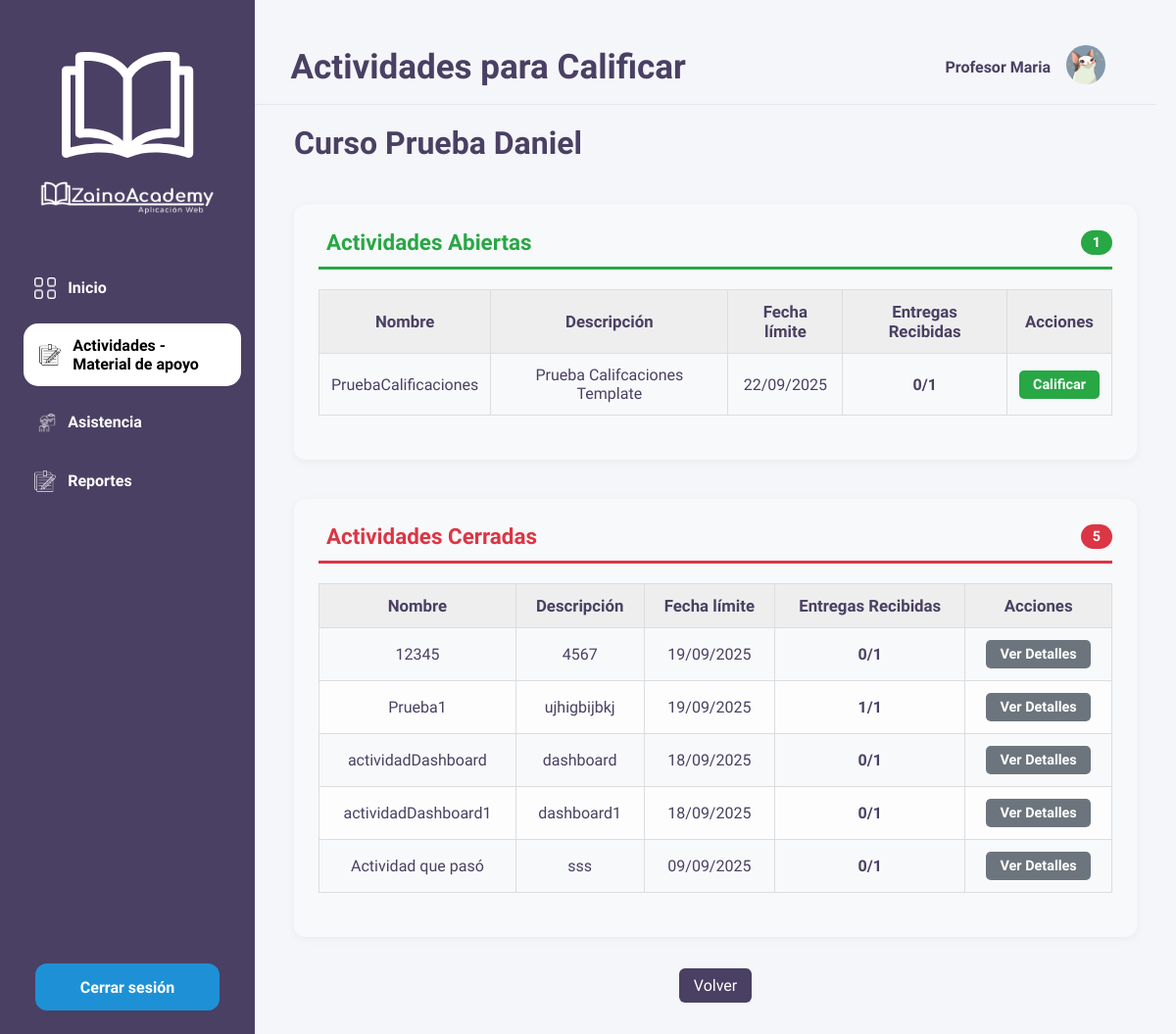
Screenshot of /profesores/actividades/calificar/1/ (signed in) with the database file from the repository.
### zainoAcademy_app/models.py (models this page shows, shortened)
class Usuario(models.Model):
    Us_id = models.AutoField(primary_key=True)
    Us_nombre = models.CharField(max_length=30)
    Us_contraseña = models.CharField(max_length=30)
    fecha_registro = models.DateField(auto_now_add=True)
    documento = models.CharField(max_length=30)
    GENERO_CHOICES = [
        ('masculino', 'Masculino'),
        ('femenino', 'Femenino'),
        ('otro', 'Otro'),
        ('prefiero_no_decir', 'Prefiero no decir'),
    ]
    genero = models.CharField(
        max_length=30,
        choices=GENERO_CHOICES,
        blank=False
    )
    correo = models.EmailField(unique=True, null=True, blank=True)
    foto_perfil_usuario = models.ImageField(upload_to='fotos_perfil/', null=True, blank=True)
    TipoUsuario = models.ForeignKey(TipoUsuario, on_delete=models.CASCADE)
    class Meta:
        db_table = 'usuario'

class Curso(models.Model):
    Cur_id = models.AutoField(primary_key=True)
    Cur_nombre = models.CharField(max_length=100)
    class Meta:
        db_table = 'curso'

class Actividad(models.Model):
    Act_id = models.AutoField(primary_key=True)
    Act_nombre = models.CharField(max_length=30)
    Act_descripcion = models.TextField()
    Act_fechaLimite = models.DateField()
    Act_Archivo_Profesor = models.FileField(upload_to='archivos/profesores/', null=True, blank=True)
    Esta_Actividad = models.ForeignKey(Estado_Actividad, on_delete=models.CASCADE)
    Bol = models.ForeignKey(Boletin, on_delete=models.CASCADE)
    class Meta:
        db_table = 'actividad'

### zainoAcademy_app/views.py (the view)
# urls.py: path('profesores/actividades/calificar/<int:curso_id>/', views.lista_actividades_calificar, name='lista_actividades_calificar'),
def lista_actividades_calificar(request, curso_id):
    usuario = get_usuario_from_session(request)
    if not usuario:
        return redirect('login')
    curso = get_object_or_404(Curso, Cur_id=curso_id)
    try:
        profesor = Profesores.objects.get(Us=usuario)
    except Profesores.DoesNotExist:
        messages.error(request, "No tienes permisos de profesor.")
        return redirect('dashboard_profesores')
    ahora = timezone.now().date()
    abiertas = Actividad.objects.filter(
        Bol__Pro=profesor,
        Bol__Cur=curso,
        Act_fechaLimite__gte=ahora
    ).order_by('-Act_fechaLimite')
    cerradas = Actividad.objects.filter(
        Bol__Pro=profesor,
        Bol__Cur=curso,
        Act_fechaLimite__lt=ahora
    ).order_by('-Act_fechaLimite')
    periodo_id = None
    boletin = Boletin.objects.filter(Pro=profesor, Cur=curso).first()
    if boletin:
        periodo_id = boletin.Per.Per_id
    for lista in (abiertas, cerradas):
        for actividad in lista:
            total_estudiantes = Estudiantes.objects.filter(
                estudiante_curso__Cur=curso
            ).distinct().count()
            total_entregas = Actividad_EntregaArchivo.objects.filter(
                entrega__Act=actividad
            ).values('entrega').distinct().count()
            actividad.total_estudiantes = total_estudiantes
            actividad.total_entregas = total_entregas
    context = {
        'curso': curso,
        'abiertas': abiertas,
        'cerradas': cerradas,
        'usuario': usuario,
        'periodo_id': periodo_id,
    }
    return render(request, 'profesores/lista_actividades_calificar.html', context)

### zainoAcademy_app/context_processors.py (called while the page is built)
def usuario_context(request):
    usuario = None
    try:
        usuario = get_usuario_from_session(request)
    except:
        pass
    return {"usuario": usuario}

### zainoAcademy_app/views.py (called while the page is built)
def get_usuario_from_session(request):
    usuario_id = request.session.get('usuario_id')
    if usuario_id:
        try:
            return Usuario.objects.get(Us_id=usuario_id)
        except Usuario.DoesNotExist:
            return None
    return None

### zainoAcademy_app/templates/profesores/lista_actividades_calificar.html (shortened to what this page needs)
{% extends "profesores/base.html" %}
{% load static %}
{% block extra_css %}
<link rel="stylesheet" href="{% static 'css/profesores/lista_actividades_calificar.css' %}">
{% endblock %}
{% block page_title %}Actividades para Calificar{% endblock %}
{% block mockUp %}
<main class="main-content">
    <div class="content">
        <h2 class="section-title">{{ curso.Cur_nombre }}</h2> <br>
        <div class="seccion-actividades">
            <div class="seccion-header abiertas-header">
                <h3> Actividades Abiertas</h3>
                <span class="contador">{{ abiertas|length }}</span>
            </div>
            {% if abiertas %}
                <table class="activities-table">
                    <thead>
                        <tr>
                            <th>Nombre</th>
                            <th>Descripción</th>
                            <th>Fecha límite</th>
                            <th>Entregas Recibidas</th>
                            <th>Acciones</th>
                        </tr>
                    </thead>
                    <tbody>
                        {% for act in abiertas %}
                        <tr>
                            <td>{{ act.Act_nombre }}</td>
                            <td>{{ act.Act_descripcion }}</td>
                            <td>{{ act.Act_fechaLimite|date:"d/m/Y" }}</td>
                            <td>
                                <span class="entregas-contador">
                                    {{ act.total_entregas|default:0 }}/{{ act.total_estudiantes|default:0 }}
                                </span>
                            </td>
                            <td>
                                <a href="{% url 'actividad_profesores_calificaciones' act.Act_id %}" class="btn calificar">Calificar</a>
                            </td>
                        </tr>
                        {% endfor %}
                    </tbody>
                </table>
            {% else %}
                <div class="empty-section">
                    <p><i class="icon-info"></i> No tienes actividades abiertas actualmente.</p>
                </div>
            {% endif %}
        </div>
        <div class="seccion-actividades">
            <div class="seccion-header cerradas-header">
                <h3> Actividades Cerradas</h3>
                <span class="contador">{{ cerradas|length }}</span>
            </div>
            {% if cerradas %}
                <table class="activities-table">
                    <thead>
                        <tr>
                            <th>Nombre</th>
                            <th>Descripción</th>
                            <th>Fecha límite</th>
                            <th>Entregas Recibidas</th>
                            <th>Acciones</th>
                        </tr>
                    </thead>
                    <tbody>
                        {% for act in cerradas %}
                        <tr>
                            <td>{{ act.Act_nombre }}</td>
                            <td>{{ act.Act_descripcion }}</td>
                            <td>{{ act.Act_fechaLimite|date:"d/m/Y" }}</td>
                            <td>
                                <span class="entregas-contador">
                                    {{ act.total_entregas|default:0 }}/{{ act.total_estudiantes|default:0 }}
                                </span>
                            </td>
                            <td>
                                <a href="{% url 'actividad_profesores_calificaciones' act.Act_id %}" class="btn ver">Ver Detalles</a>
                            </td>
                        </tr>
                        {% endfor %}
                    </tbody>
                </table>
            {% else %}
                <div class="empty-section">
                    <p><i class="icon-info"></i> No tienes actividades cerradas actualmente.</p>
                </div>
            {% endif %}
        </div>
        <div class="acciones">
            <a href="{% url 'actividad_profesores_consultar_cursos' periodo_id %}" class="volver-btn">Volver</a>
        </div>
    </div>
</main>
{% endblock %}

### zainoAcademy_app/templates/profesores/base.html (shortened to what this page needs)
<!DOCTYPE html>
{% load static %}
<html lang="es">
<head>
    <link rel="stylesheet" href="{% static 'css/profesores/dashboard_profesores.css' %}">
    {% block extra_css %}{% endblock %}
</head>
<body class="dashboard-page">
    <aside class="sidebar">
        <div class="logo">
            <a href="{% url 'dashboard_profesores' %}">
            <img src="{% static 'images/acudientes/Favicon.png' %}" alt="Logo Libro"/>
            <img src="{% static 'images/acudientes/LogoNormal-removebg-preview.png' %}" alt="Logo Zaino Academy" />
            </a>
        </div>
        <nav>
            <ul class="nav-list">
                <li><a href="{% url 'dashboard_profesores' %}" class="nav-item {% if request.resolver_match.url_name == 'dashboard_profesores' %}active{% endif %}">
                    <img src="{% static 'images/profesores/inicio.png' %}" class="nav-icon" alt="Inicio">
                    Inicio
                </a></li>
                <li><a href="{% url 'actividad_profesores_consultar' %}" class="nav-item {% if request.resolver_match.url_name in 'actividad_profesores_consultar, actividad_profesores_consultar_cursos, actividad_profesores_crear_actividad, actividad_profesores_calificaciones, actividad_profesores_lista, actividades_por_curso_materia, actividad_profesores_eliminar, actividad_profesores_editar, lista_actividades_calificar, materialApoyo_subir, materialApoyo_consultar, materialApoyo_confirmar_eliminar, materialApoyo_editar' %}active{% endif %}">
                    <img src="{% static 'images/profesores/actividades.png' %}" class="nav-icon" alt="Actividades">
                    Actividades - Material de apoyo
                </a></li>
                <li><a href="{% url 'asistencia_profesores_cursos' %}" class="nav-item ">
                    <img src="{% static 'images/profesores/asistencia.png' %}" class="nav-icon" alt="Asistencia">
                    Asistencia
                </a></li>
                <li><a href="{% url 'reportes_profesores' %}" class="nav-item {% if request.resolver_match.url_name in 'reportes_profesores, reportes_profesores_descargar' %}active{% endif %}">
                    <img src="{% static 'images/profesores/reportes.png' %}" class="nav-icon" alt="Reportes">
                    Reportes
                </a></li>
            </ul>
        </nav>
        <div class="logout-container">
            <form method="POST" action="{% url 'login' %}">
                <button type="button" class="logout-btn" onclick="openModal()">Cerrar sesión</button>
            </form>
        </div>
    </aside>
    <main class="main-content">
        <header class="page-header">
            <div class="header-container">
                <h1 class="page-title">{% block page_title %}{% endblock %}</h1>
            <div class="header-icons">
                <span class="user-name">{{ usuario.Us_nombre }}</span>
                    <a href="{% url 'ver_perfil_profesores' %}">
                        {% if usuario.foto_perfil_usuario %}
                            <img src="{{ usuario.foto_perfil_usuario.url }}" class="user-avatar" alt="Perfil">
                        {% else %}
                            <img src="{% static 'images/acudientes/perfil.png' %}" class="user-avatar" alt="Perfil">
                        {% endif %}
                    </a>
            </div>
        </header>
            {% block mockUp %}
            {% endblock %}
        </main>

### static/css/profesores/dashboard_profesores.css (style rules this page uses)
* { box-sizing: border-box; margin: 0; padding: 0; }
html, body { height: 100%; }
.dashboard-page { font-family: "Comfortaa", sans-serif; background-color: #F5F6FA; color: #4A4063; min-height: 100vh; overflow-x: hidden; }
.sidebar { width: 260px; background-color: #4A4063; padding: 2rem 1.2rem; color: #fff; position: fixed; top: 0; left: 0; bottom: 0; overflow-y: auto; z-index: 100; }
.header-container { display: flex; justify-content: space-between; align-items: center; padding: 0 20px; width: 98.5%; margin-top: 10px; }
.page-title { font-size: 40px; font-weight: 700; margin: 0; color: #000; margin-right: auto; }
.logo { text-align: center; margin-bottom: 3rem; }
.logo img { max-width: 180px; display: block; margin-left: auto; margin-right: auto; filter: brightness(0) invert(1); }
.nav-list { list-style: none; padding: 0; }
.nav-list li { margin-bottom: 0.3rem; }
.nav-item { display: flex; align-items: center; padding: 0.8rem 1rem; font-size: 1rem; font-weight: 600; border-radius: 15px; transition: all 0.3s ease; text-decoration: none; color: #fff; margin-bottom: 0.8rem; }
.nav-item:hover, .nav-item.active { background-color: #ffffff; color: #000000; transform: translateX(5px); }
.nav-item img.nav-icon { width: 22px; height: 22px; margin-right: 12px; filter: brightness(0) invert(1); transition: filter 0.3s ease; }
.nav-item:hover img.nav-icon, .nav-item.active img.nav-icon { filter: invert(); }
.logout-container { position: absolute; bottom: 1.5rem; left: 1.2rem; right: 1.2rem; text-align: center; }
.logout-btn { display: inline-block; width: 85%; background-color: #1E91D6; color: #fff; padding: 0.9rem 1.2rem; border-radius: 12px; font-weight: 600; font-family: "Comfortaa", sans-serif; font-size: 1rem; border: none; cursor: pointer; transition: background 0.3s ease, transform 0.2s ease; }
.main-content { margin-left: 240px; padding: 0; min-height: 100vh; }
.page-header { background-color: #F5F6FA; padding: 1rem 2rem; display: flex; justify-content: flex-end; align-items: center; border-bottom: 1px solid #E0E6ED; }
.header-icons { display: flex; align-items: center; gap: 1rem; position: relative; }
.user-name { font-weight: 600; color: #4A4063; }
.user-avatar { width: 40px; height: 40px; border-radius: 50%; cursor: pointer; }

### static/css/profesores/lista_actividades_calificar.css (style rules this page uses)
.main-content { flex: 1; padding: 20px; margin-left: 130px; }
.page-title { font-size: 35px; font-weight: 700; margin: 0; margin-left: 80px; color: #4a4063; }
.section-title { font-size: 32px; font-weight: 700; margin-bottom: 25px; color: #4a4063; text-align: left; }
.seccion-actividades { margin-bottom: 40px; background: #f8f9fa; border-radius: 12px; padding: 25px; box-shadow: 0 2px 10px rgba(0, 0, 0, 0.05); }
.seccion-header { display: flex; align-items: center; justify-content: space-between; margin-bottom: 20px; padding-bottom: 12px; border-bottom: 3px solid; }
.seccion-header h3 { margin: 0; font-size: 1.4rem; font-weight: 600; display: flex; align-items: center; gap: 8px; }
.contador { background: #4a4063; color: #fff; padding: 4px 12px; border-radius: 20px; font-size: 0.9rem; font-weight: 600; }
.abiertas-header { border-bottom-color: #28a745; color: #28a745; }
.abiertas-header .contador { background: #28a745; }
.cerradas-header { border-bottom-color: #dc3545; color: #dc3545; }
.cerradas-header .contador { background: #dc3545; }
.activities-table { width: 100%; border-collapse: collapse; margin-bottom: 20px; }
.activities-table th, .activities-table td { border: 1px solid #ddd; padding: 12px; text-align: center; color: #4a4063; vertical-align: middle; }
.activities-table th { background: #eee; font-weight: 700; font-size: 1.05rem; }
.activities-table tr:nth-child(even) { background-color: #fdfdfd; }
.entregas-contador { font-weight: 600; color: #4a4063; }
.btn { display: inline-block; padding: 6px 14px; border-radius: 5px; text-decoration: none; font-size: 0.9rem; font-weight: 600; transition: all 0.3s ease; }
.btn.calificar { background: #28a745; color: white; }
.btn.ver { background: #6c757d; color: white; }
.acciones { text-align: center; margin-top: 30px; }
.volver-btn { background: #4a4063; color: white; text-decoration: none; padding: 8px 15px; border-radius: 6px; transition: background 0.3s ease; }

### rows the page displays
Usuario: Us_nombre "Profesor Maria", foto_perfil_usuario (picture)
Curso: Cur_nombre "Curso Prueba Daniel"
Actividad: Act_nombre "PruebaCalificaciones", Act_descripcion "Prueba Califcaciones Template", Act_fechaLimite "22/09/2025", total_entregas "0", total_estudiantes "1"
Actividad: Act_nombre "12345", Act_descripcion "4567", Act_fechaLimite "19/09/2025", total_entregas "0", total_estudiantes "1"
Actividad: Act_nombre "Prueba1", Act_descripcion "ujhigbijbkj", Act_fechaLimite "19/09/2025", total_entregas "1", total_estudiantes "1"
Actividad: Act_nombre "actividadDashboard", Act_descripcion "dashboard", Act_fechaLimite "18/09/2025", total_entregas "0", total_estudiantes "1"
Actividad: Act_nombre "actividadDashboard1", Act_descripcion "dashboard1", Act_fechaLimite "18/09/2025", total_entregas "0", total_estudiantes "1"
Actividad: Act_nombre "Actividad que pasó", Act_descripcion "sss", Act_fechaLimite "09/09/2025", total_entregas "0", total_estudiantes "1"

### other values shown
{{ abiertas|length }} "1"
{{ cerradas|length }} "5"
